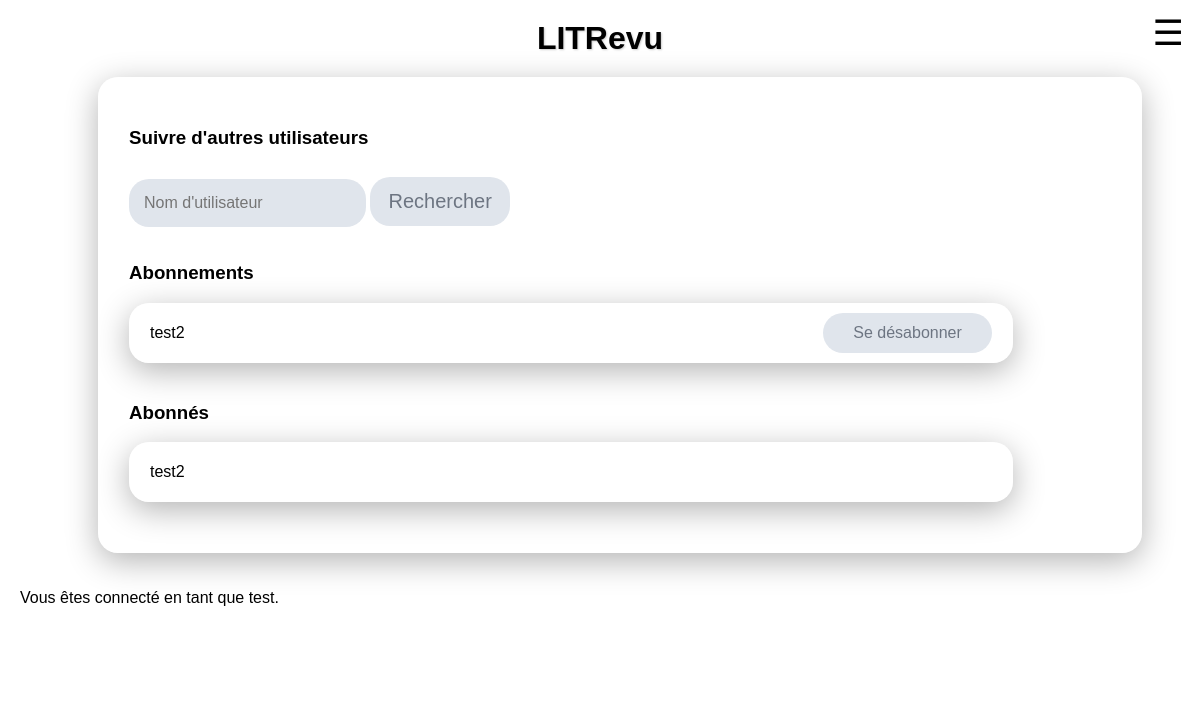
The page /subscribe/ (signed in) on the database as committed earlier.
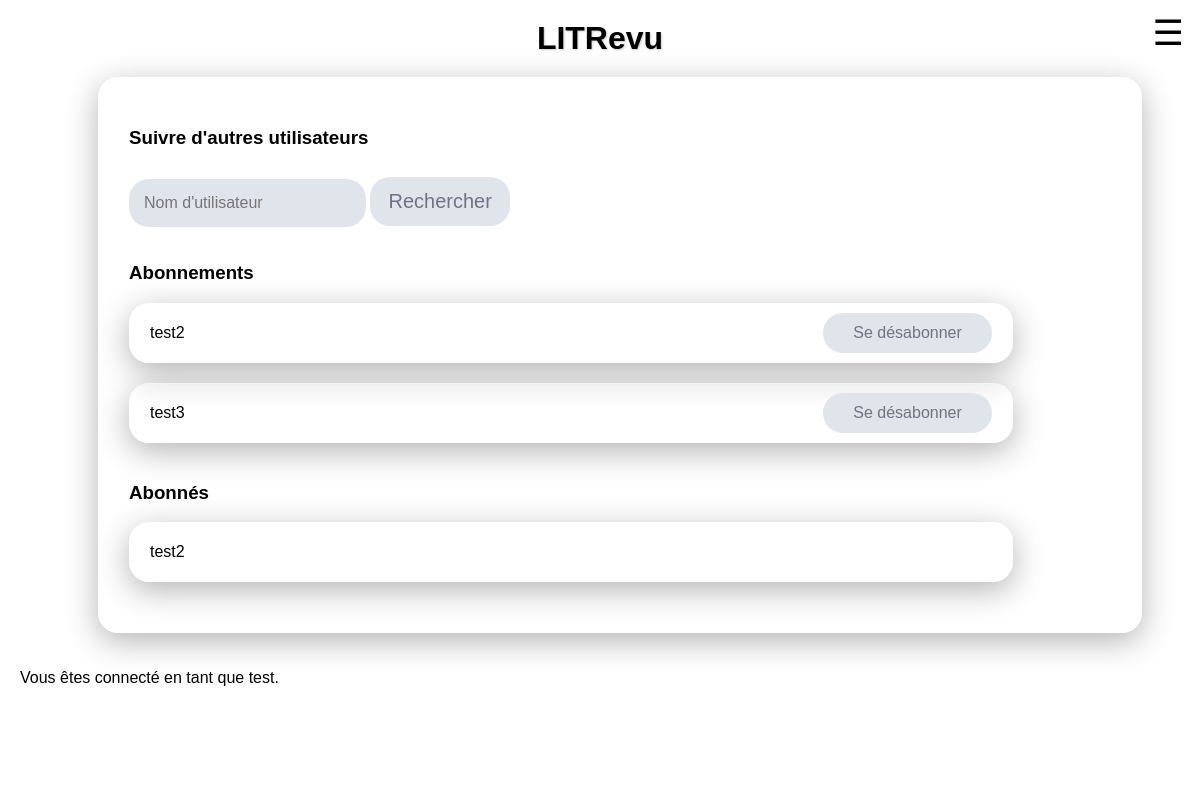
The same page on the database as committed later.
### blog/models.py (models this page shows)
class UserFollows(models.Model):
    user = models.ForeignKey(settings.AUTH_USER_MODEL, on_delete=models.CASCADE, related_name='following')
    followed_user = models.ForeignKey(settings.AUTH_USER_MODEL, on_delete=models.CASCADE, related_name='followed_by')
    class Meta():
        unique_together = ('user', 'followed_user')

### authentication/models.py (models this page shows)
class User(AbstractUser):
    profile_photo = models.ImageField(verbose_name='Photo de profil')

### blog/views.py (the view)
# urls.py: path('subscribe/', blog.views.subscribe, name='subscribe'),
@login_required
def subscribe(request):
    search_form = forms.search_user(request.GET)
    results = None
    if search_form.is_valid():
        query = search_form.cleaned_data['query']
        abonnements_ids = UserFollows.objects.filter(user=request.user).values_list('followed_user_id', flat=True)
        results = User.objects.filter(username__icontains=query).exclude(id=request.user.id).exclude(id__in=abonnements_ids)
    abonnements = UserFollows.objects.filter(user=request.user)
    abonnes = UserFollows.objects.filter(followed_user=request.user)
    context = {
        'search_form': search_form,
        'results': results,
        'abonnements': abonnements,
        'abonnes': abonnes,
    }
    return render(request, 'blog/subscribe.html', context)

### blog/forms.py
class search_user(forms.Form):
    query = forms.CharField(
        max_length=63,
        label="Suivre d'autres utilisateurs",
        widget=forms.TextInput(attrs={
            'placeholder': "Nom d'utilisateur",
            'class': 'neumorphic neumorphic-search'
        })
    )

### blog/templates/blog/subscribe.html (shortened to what this page needs)
{% extends 'base.html' %}
{% block content %}
<div class="neumorphic neumorphic-subscribe">
    <h3>
        Suivre d'autres utilisateurs
    </h3>
        <form method="get">
            {{ search_form.query }}
            <button type="submit" class="neumorphic neumorphic-button">Rechercher</button>
        </form>
    <h3>Abonnements</h3>
    <ul class="follow-list">
        {% for follow in abonnements %}
            <li>
                <div class="neumorphic neumorphic-follow">
                    <span>{{ follow.followed_user.username }}</span>
                    <div class="unfollow">
                        <a method="post" href="{% url 'unfollow_user' follow.followed_user.id %}" class="neumorphic neumorphic-follow-button text-deco">Se désabonner</a>
                    </div>
                </div>
            </li>
        {% endfor %}
    </ul>
    <h3>Abonnés</h3>
    <ul class="follow-list">
        {% for follow in abonnes %}
        <div class="neumorphic neumorphic-follow">
            {{ follow.user.username }}
        </div>
        {% endfor %}
    </ul>
</div>
{% endblock %}

### templates/base.html (shortened to what this page needs)
{% load static %}
<html>
    <head>
        <link rel="stylesheet" href="{% static '/css/styles.css' %}" />
    </head>
    <body>
        <main>
            <div class="header-title">LITRevu</div>
            {% if user.is_authenticated %}
            <button class="hamburger" onclick="toggleMenu()">☰</button>
            {% endif %}
            <div class="container">
                {% block content %}{% endblock content %}
            </div>
            <div class="footer">
                {% if user.is_authenticated %}
                    <p>Vous êtes connecté en tant que {{ request.user }}.</p>
                {% endif %}
            </div>
        </main>
        <footer class="footer">
            <div>
                <h3>
                </h3>
            </div>
        </footer>
    </body>
</html>

### static/css/styles.css (style rules this page uses)
:root { --bg-main: #e0e5ec; --bg-light: #f0f0f0; --border-color: #ccc; --shadow-dark: #a3b1c6; --shadow-light: #ffffff; --text-main: #6d7582; --text-muted: #888; --placeholder: #a3b1c6; --highlight: gold; }
body { margin: 0; padding: 0; align-items: center; background: url(./../img/janko-ferlic-sfL_QOnmy00-unsplash.jpg); background-size: cover; background-repeat: no-repeat; background-position: center; background-attachment: fixed; font-family: Arial, sans-serif; overflow-x: hidden; }
main { flex: 1; padding: 20px; }
footer { color: white; text-align: center; padding: 10px; position: relative; }
.hamburger { background: none; border: none; cursor: pointer; }
.header-title { font-size: 2rem; font-weight: bold; text-align: center; flex-grow: 1; text-shadow: 1px 1px 2px var(--border-color); }
.neumorphic { background: var(--bg-main); border-radius: 20px; }
.container { width: 100%; margin: 0 auto; padding: 20px; display: flex; flex-direction: column; align-items: center; }
.unfollow { float: right; }
.neumorphic-follow, .neumorphic-home-card, .review-card, .ticket-card { width: 90%; margin-bottom: 20px; padding: 20px; box-sizing: border-box; background: rgba(255, 255, 255, 0.1); box-shadow: 0 8px 32px rgba(0, 0, 0, 0.3); backdrop-filter: blur(12px); -webkit-backdrop-filter: blur(12px); border: 1px solid rgba(255, 255, 255, 0.3); }
.neumorphic-subscribe { display: flex; flex-direction: column; padding: 30px; width: 90%; box-sizing: border-box; background: rgba(255, 255, 255, 0.1); box-shadow: 0 8px 32px rgba(0, 0, 0, 0.3); backdrop-filter: blur(12px); -webkit-backdrop-filter: blur(12px); border: 1px solid rgba(255, 255, 255, 0.3); }
.neumorphic-search { padding: 15px; font-size: 16px; color: var(--text-main); border: none; outline: none; }
.neumorphic-follow-button, .neumorphic-nav-button, .neumorphic-button { font-size: 16px; color: var(--text-main); border: none; cursor: pointer; transition: all 0.3s ease; box-sizing: border-box; text-align: center; display: inline-block; text-decoration: none; }
.neumorphic-button { width: auto; margin-top: 10px; padding: 15px 30px; }
.neumorphic-follow-button { margin-top: -11px; padding: 11px 30px; }
.follow-list { list-style: none; padding: 0; margin: 0; }
@media screen and (max-width: 1320px) { .hamburger { display: block; margin-top: -45px; font-size: 35px; color: black; position: fixed; right: 10px; } }
@media screen and (max-width: 1320px) { .neumorphic-nav-button, .neumorphic-button { padding: 13px 18px; font-size: 20px; color: var(--text-main); border: none; cursor: pointer; transition: all 0.3s ease; box-sizing: border-box; text-align: center; display: inline-block; text-decoration: none; } }

Rows that differ between the two databases and show on the page:
added UserFollows: followed_user.username "test3", shown under "Abonnements"
